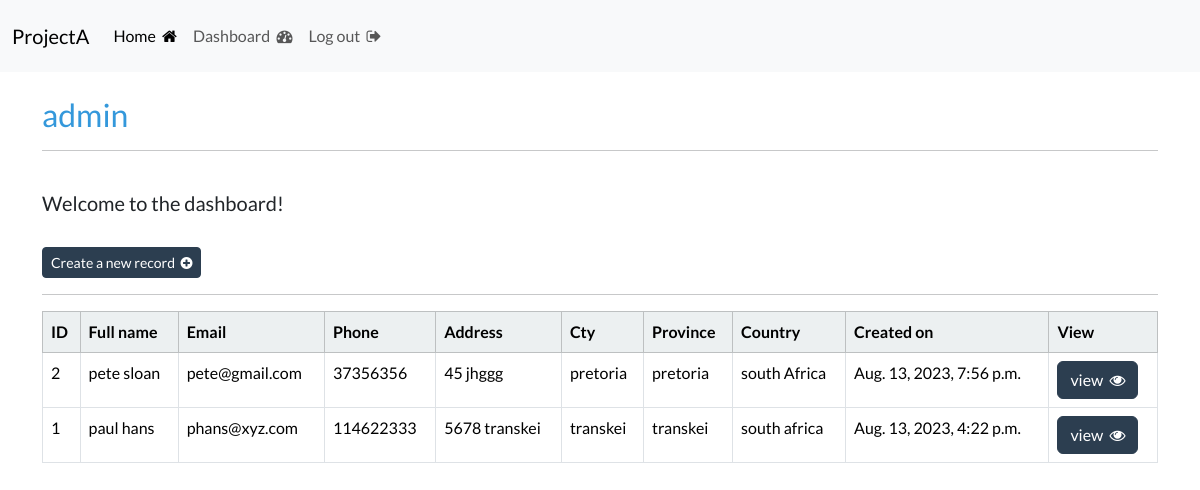
The app's page /dashboard/ (signed in), older data.
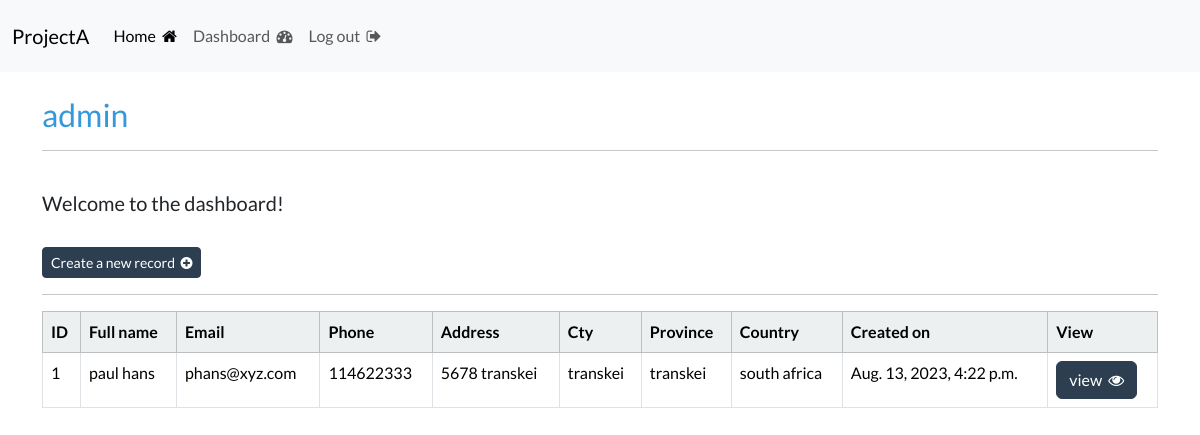
The same page, newer data.
### webapp/models.py (models this page shows, shortened)
class Record(models.Model):
    creation_date = models.DateTimeField(auto_now_add=True)
    first_name = models.CharField(max_length=100)
    last_name = models.CharField(max_length=100)
    email = models.EmailField()
    phone = models.BigIntegerField()
    address = models.CharField(max_length=255)
    city = models.CharField(max_length=100)
    province = models.CharField(max_length=100)
    country = models.CharField(max_length=100)
    class Meta:
        ordering = ('-creation_date',)

### webapp/views.py (the view)
# urls.py: path('dashboard/', views.dashboard, name='dashboard'),
@login_required(login_url='login')
def dashboard(request):
    my_records = Record.objects.all()
    context = {
        'records': my_records
    }
    return render(request, 'webapp/dashboard.html', context)

### webapp/templates/webapp/dashboard.html (shortened to what this page needs)
{% extends 'webapp/base.html' %}
{% load crispy_forms_tags %}
{% block content %}
    <h3 class="text-right text-info">{{ user }}</h3>
    <hr>
    <br>
    <h5>Welcome to the dashboard!</h5>
    <br>
    <a href="{% url 'create_record' %}" class="btn btn-primary btn-sm">Create a new record &nbsp;<i class="fa fa-plus-circle" aria-hidden="true"></i></a>
    <hr>
    <table class="table table-hover table-bordered">
        <thead class="table-light">
            <tr>
                <th scope="col"> ID </th>
                <th scope="col"> Full name </th>
                <th scope="col"> Email </th>
                <th scope="col"> Phone </th>
                <th scope="col"> Address </th>
                <th scope="col"> Cty </th>
                <th scope="col"> Province </th>
                <th scope="col"> Country </th>
                <th scope="col"> Created on </th>
                <th scope="col"> View </th>
            </tr>
        </thead>
        <tbody>
            {% if records %}
                {% for record in records %}
                    <tr>
                        <td>{{ record.id }}</td>
                        <td>{{ record.first_name }} {{ record.last_name }}</td>
                        <td>{{ record.email }}</td>
                        <td>{{ record.phone }}</td>
                        <td>{{ record.address }}</td>
                        <td>{{ record.city }}</td>
                        <td>{{ record.province }}</td>
                        <td>{{ record.country }}</td>
                        <td>{{ record.creation_date }}</td>
                        <td><a class="btn btn-primary" href="{% url 'view-record' record.id %}">view &nbsp;<i class="fa fa-eye" aria-hidden="true"></i></a></td>
                    </tr>
                {% endfor %}
            {% endif %}
        </tbody>
    </table>
{% endblock %}

Row changes from the older to the newer data that the page shows:
removed Record: id "2", first_name "pete", last_name "sloan", email "pete@gmail.com", phone "37356356", address "45 jhggg", city "pretoria", province "pretoria", country "south Africa", creation_date "Aug. 13, 2023, 7:56 p.m."
